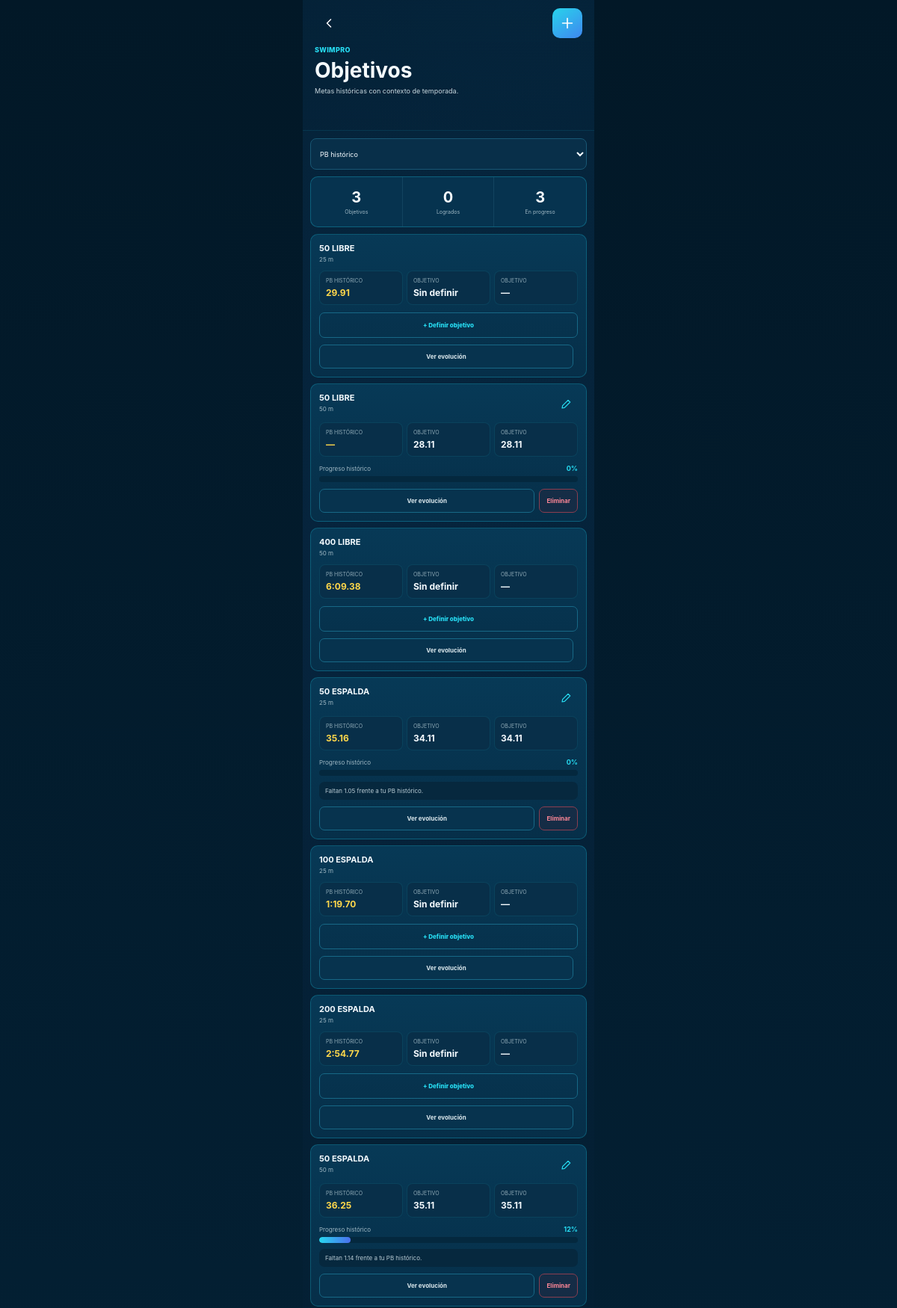
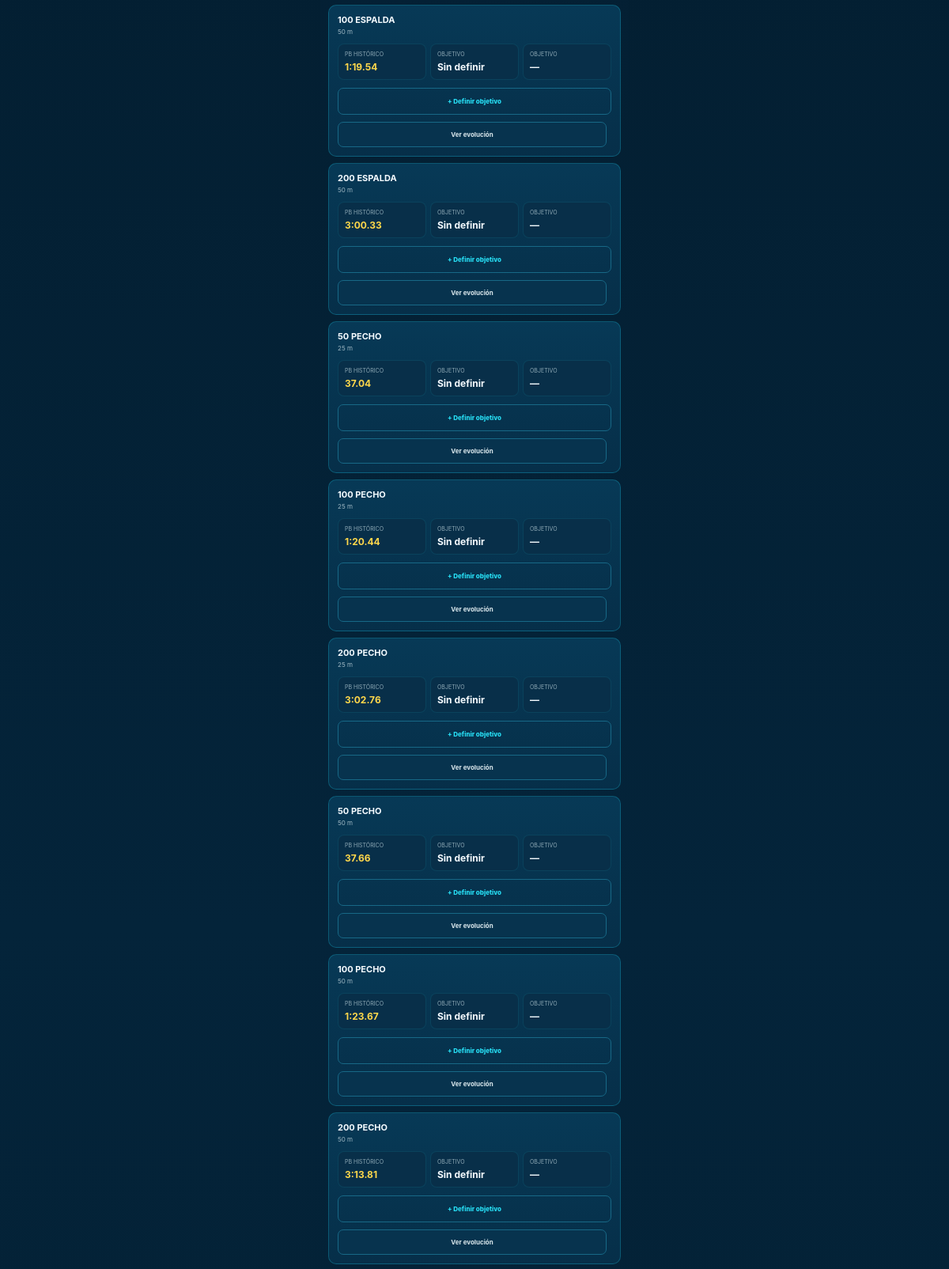
The page /goals (upper part) on the database its author committed (2 pictures, top to bottom).
### tables this page shows
CREATE TABLE goals (
        id INTEGER PRIMARY KEY AUTOINCREMENT,
        distance INTEGER NOT NULL,
        stroke TEXT NOT NULL,
        pool_length INTEGER NOT NULL,
        target_cs INTEGER NOT NULL,
        UNIQUE(distance, stroke, pool_length)
    );

### app.py (the view, shortened to what this page needs)
@app.route("/goals")
def goals_dashboard():
    conn = get_db()
    seasons = available_seasons(conn)
    selected_year = request.args.get("year", type=int)
    if selected_year and selected_year not in seasons:
        selected_year = None
    pb_rows = conn.execute("""
        SELECT distance, stroke, pool_length,
               MIN(time_cs) AS historical_pb,
               COUNT(*) AS historical_attempts
        FROM swims
        GROUP BY distance, stroke, pool_length
        ORDER BY stroke, pool_length, distance
    """).fetchall()
    goals = conn.execute("""
        SELECT distance, stroke, pool_length, target_cs
        FROM goals
    """).fetchall()
    goal_map = {
        (g["distance"], g["stroke"], g["pool_length"]): g["target_cs"]
        for g in goals
    }
    items = []
    for r in pb_rows:
        key = (r["distance"], r["stroke"], r["pool_length"])
        target = goal_map.get(key)
        season_pb = None
        season_attempts = 0
        display_pb = season_pb if selected_year and season_pb is not None else r["historical_pb"]
        first = conn.execute("""
            SELECT time_cs
            FROM swims
            WHERE distance=? AND stroke=? AND pool_length=?
            ORDER BY swim_date ASC, id ASC
            LIMIT 1
        """, key).fetchone()
        first_cs = first["time_cs"] if first else r["historical_pb"]
        gap_cs = None
        progress = None
        achieved = False
        if target is not None:
            gap_cs = r["historical_pb"] - target
            achieved = r["historical_pb"] <= target
            if achieved:
                progress = 100
            elif first_cs > target:
                total_needed = first_cs - target
                improvement = first_cs - r["historical_pb"]
                progress = max(0, min(99, round((improvement / total_needed) * 100)))
            else:
                progress = 0
        items.append({
            "distance": r["distance"],
            "stroke": r["stroke"],
            "pool_length": r["pool_length"],
            "historical_pb": r["historical_pb"],
            "historical_attempts": r["historical_attempts"],
            "season_pb": season_pb,
            "season_attempts": season_attempts,
            "display_pb": display_pb,
            "target_cs": target,
            "gap_cs": gap_cs,
            "progress": progress,
            "achieved": achieved
        })
    existing_keys = {
        (x["distance"], x["stroke"], x["pool_length"]) for x in items
    }
    for g in goals:
        key = (g["distance"], g["stroke"], g["pool_length"])
        if key not in existing_keys:
            items.append({
                "distance": g["distance"],
                "stroke": g["stroke"],
                "pool_length": g["pool_length"],
                "historical_pb": None,
                "historical_attempts": 0,
                "season_pb": None,
                "season_attempts": 0,
                "display_pb": None,
                "target_cs": g["target_cs"],
                "gap_cs": None,
                "progress": 0,
                "achieved": False
            })
    conn.close()
    stroke_order = {"Libre": 0, "Espalda": 1, "Pecho": 2, "Mariposa": 3, "Combinado": 4}
    items.sort(key=lambda x: (
        stroke_order.get(x["stroke"], 99),
        x["pool_length"],
        x["distance"]
    ))
    return render_template(
        "goals.html",
        items=items,
        seasons=seasons,
        selected_year=selected_year
    )

### app.py (called while the page is built)
def get_db():
    conn = sqlite3.connect(DB)
    conn.row_factory = sqlite3.Row
    conn.execute("PRAGMA foreign_keys = ON")
    return conn

def available_seasons(conn):
    return [
        int(r["y"]) for r in conn.execute("""
            SELECT DISTINCT substr(swim_date,1,4) AS y
            FROM swims
            WHERE swim_date IS NOT NULL
              AND length(swim_date) >= 4
            ORDER BY y DESC
        """).fetchall()
        if r["y"]
    ]

def fmt_time(cs: int) -> str:
    total_seconds = cs / 100
    minutes = int(total_seconds // 60)
    seconds = total_seconds - minutes * 60
    return f"{minutes}:{seconds:05.2f}" if minutes else f"{seconds:.2f}"

@app.template_filter("swimtime")
def swimtime_filter(cs):
    return fmt_time(cs)

### templates/goals.html (shortened to what this page needs)
{% extends "base.html" %}
{% block content %}
<div class="sp29-page sp30-goals">
  <section class="sp29-water-head">
    <div class="sp29-topbar">
      <a href="{{ url_for('index') }}" class="sp29-icon-btn"><svg viewBox="0 0 24 24"><path d="m15 18-6-6 6-6"/></svg></a>
      <a href="{{ url_for('new_goal') }}" class="sp29-add-btn"><svg viewBox="0 0 24 24"><path d="M12 5v14M5 12h14"/></svg></a>
    </div>
    <span class="sp29-kicker">SWIMPRO</span>
    <h1>Objetivos</h1>
    <p>Metas históricas con contexto de temporada.</p>
  </section>
  <form method="get" class="sp30-goal-season">
    <select name="year" onchange="this.form.submit()">
      <option value="">PB histórico</option>
    </select>
  </form>
  <section class="sp29-summary">
    <article><strong>{{ items|selectattr('target_cs')|list|length }}</strong><span>Objetivos</span></article>
    <article><strong>{{ items|selectattr('achieved')|list|length }}</strong><span>Logrados</span></article>
    <article><strong>{{ items|rejectattr('achieved')|selectattr('target_cs')|list|length }}</strong><span>En progreso</span></article>
  </section>
  <section class="sp29-goals-list">
    {% for g in items %}
      <article class="sp29-goal-card {% if g.achieved %}achieved{% endif %}">
        <div class="sp29-goal-head">
          <div><strong>{{ g.distance }} {{ g.stroke|upper }}</strong><span>{{ g.pool_length }} m</span></div>
          {% if g.target_cs %}<a href="{{ url_for('edit_goal', distance=g.distance, stroke=g.stroke, pool_length=g.pool_length) }}"><svg viewBox="0 0 24 24"><path d="m4 16-1 5 5-1L19 9l-4-4L4 16Z"/></svg></a>{% endif %}
        </div>
        <div class="sp29-values">
          <div><span>PB HISTÓRICO</span><strong>{% if g.historical_pb %}{{ g.historical_pb|swimtime }}{% else %}—{% endif %}</strong></div>
          <div><span>{% if selected_year %}PB {{ selected_year }}{% else %}OBJETIVO{% endif %}</span><strong>{% if selected_year %}{% if g.season_pb %}{{ g.season_pb|swimtime }}{% else %}—{% endif %}{% else %}{% if g.target_cs %}{{ g.target_cs|swimtime }}{% else %}Sin definir{% endif %}{% endif %}</strong></div>
          <div><span>OBJETIVO</span><strong>{% if g.target_cs %}{{ g.target_cs|swimtime }}{% else %}—{% endif %}</strong></div>
        </div>
        {% if g.target_cs %}
          <div class="sp29-progress-copy"><span>Progreso histórico</span><strong>{{ g.progress or 0 }}%</strong></div>
          <div class="sp29-progress-track"><div style="width:{{ g.progress or 0 }}%"></div></div>
          {% if g.achieved %}<div class="sp29-achieved">🏆 Objetivo conseguido</div>
          {% elif g.historical_pb %}<div class="sp29-gap-note">Faltan {{ g.gap_cs|swimtime }} frente a tu PB histórico.</div>{% endif %}
        {% else %}
          <a class="sp29-define" href="{{ url_for('new_goal') }}">+ Definir objetivo</a>
        {% endif %}
        <div class="sp29-card-actions">
          <a href="{{ url_for('history', distance=g.distance, stroke=g.stroke, pool_length=g.pool_length, year=selected_year) }}">Ver evolución</a>
          {% if g.target_cs %}
          <form method="post" action="{{ url_for('delete_goal', distance=g.distance, stroke=g.stroke, pool_length=g.pool_length) }}" onsubmit="return confirm('¿Eliminar este objetivo?');">
            <button type="submit">Eliminar</button>
          </form>
          {% endif %}
        </div>
      </article>
    {% endfor %}
  </section>
</div>
{% endblock %}

### rows shown on the page
goals: distance "50", stroke "LIBRE", pool_length "50", target_cs|swimtime "28.11", progress "0"
goals: distance "50", stroke "ESPALDA", pool_length "25", historical_pb|swimtime "35.16", target_cs|swimtime "34.11", progress "0", gap_cs|swimtime "1.05"
goals: distance "50", stroke "ESPALDA", pool_length "50", historical_pb|swimtime "36.25", target_cs|swimtime "35.11", progress "12", gap_cs|swimtime "1.14"

### other values the page prints
{{ items|selectattr('target_cs')|list|length }} "3"
{{ items|selectattr('achieved')|list|length }} "0"
{{ items|rejectattr('achieved')|selectattr('target_cs')|list|length }} "3"
{{ g.distance }} "50" "400" "100" "200" "100" "200" "50" "100" "200" "50" "100" "200"
{{ g.stroke|upper }} "LIBRE" "LIBRE" "ESPALDA" "ESPALDA" "ESPALDA" "ESPALDA" "PECHO" "PECHO" "PECHO" "PECHO" "PECHO" "PECHO"
{{ g.pool_length }} "25" "50" "25" "25" "50" "50" "25" "25" "25" "50" "50" "50"
{{ g.historical_pb|swimtime }} "29.91" "6:09.38" "1:19.70" "2:54.77" "1:19.54" "3:00.33" "37.04" "1:20.44" "3:02.76" "37.66" "1:23.67" "3:13.81"
